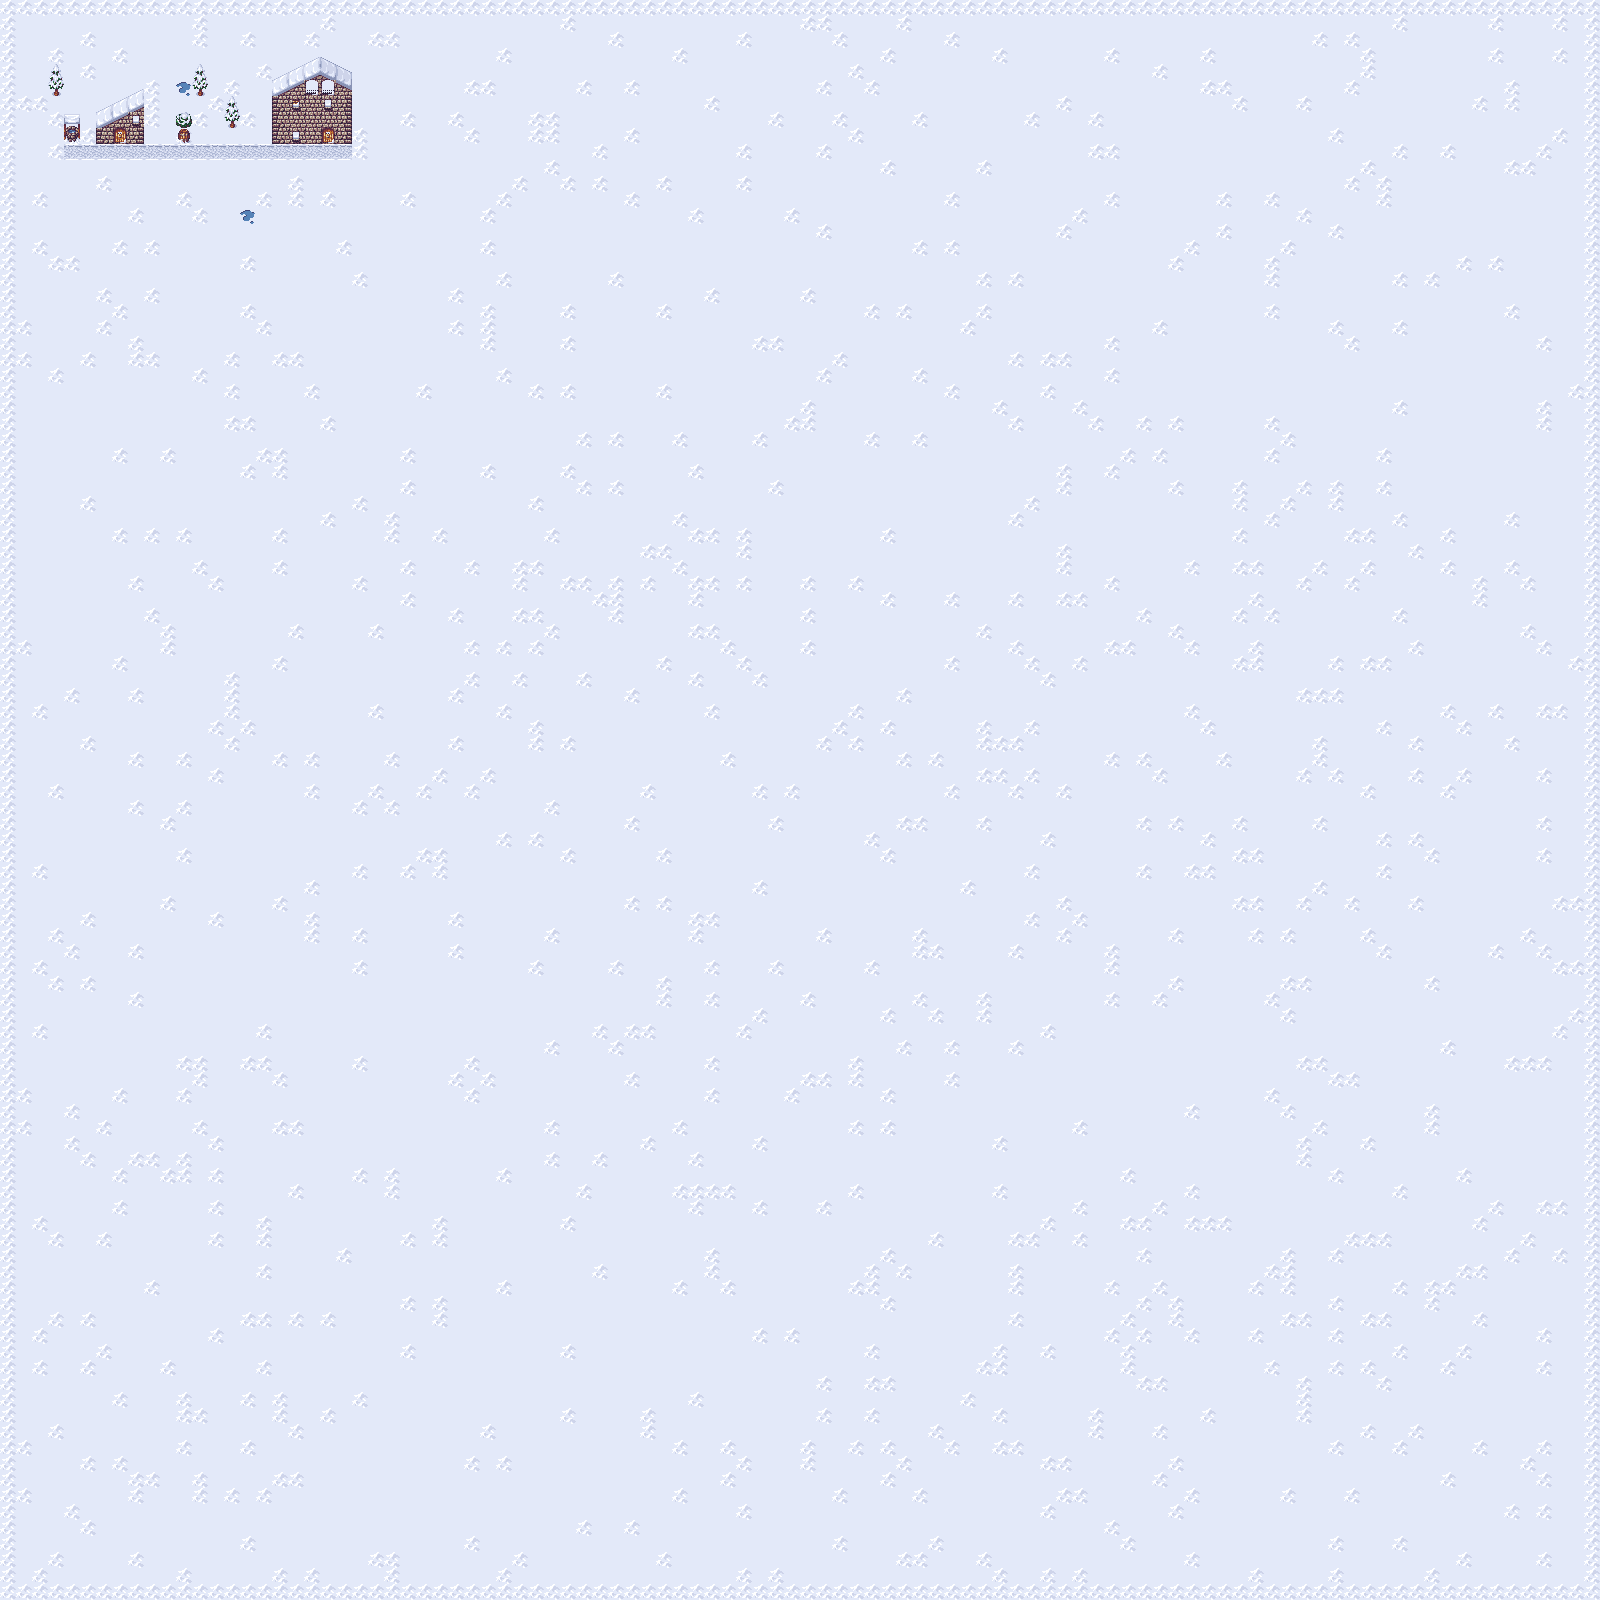

A 2D game scene composited from a Tiled map and its tileset images. What follows is a short description and the map's XML, with each tile layer's data collapsed to a summary:
An orthogonal 100x100 tile map with 16x16 px tiles, 4 tile layers (bgr_00, bgr_01, col_00, fgr_00), 2 tilesets and 7 objects (2x Sign, 2x Door, 2x LoadingZone, PlayerCreate).

<map version="1.0" orientation="orthogonal" renderorder="right-up" width="100" height="100" tilewidth="16" tileheight="16" nextobjectid="13">
 <tileset firstgid="1" name="snowy" tilewidth="16" tileheight="16" tilecount="30" columns="10">
  <image source="tilesets/snowtiles.gif" trans="000000" width="160" height="48" />
  <tile id="11" probability="0.1" />
 </tileset>
 <tileset firstgid="31" name="city" tilewidth="16" tileheight="16" tilecount="440" columns="20">
  <image source="tilesets/town_forest_tiles.png" trans="000000" width="320" height="352" />
 </tileset>
 <layer name="bgr_00" width="100" height="100">
  <data>[10000 cells, 10000 non-empty, 2 distinct tile ids]</data>
 </layer>
 <layer name="bgr_01" width="100" height="100">
  <data>[10000 cells, 36 non-empty, 4 distinct tile ids]</data>
 </layer>
 <layer name="col_00" width="100" height="100">
  <data>[10000 cells, 17 non-empty, 8 distinct tile ids]</data>
 </layer>
 <layer name="fgr_00" width="100" height="100">
  <data>[10000 cells, 28 non-empty, 16 distinct tile ids]</data>
 </layer>
 <objectgroup name="objects">
  <object id="2" name="PlayerCreate" type="PlayerCreate" x="64" y="144" width="16" height="16">
   <properties>
    <property name="path" value="tilesets/characters/rpgsprites1/warrior_enh_m.png" />
    <property name="rowDown" type="int" value="2" />
    <property name="rowLeft" type="int" value="3" />
    <property name="rowPullDown" type="int" value="6" />
    <property name="rowPullLeft" type="int" value="7" />
    <property name="rowPullRight" type="int" value="5" />
    <property name="rowPullUp" type="int" value="4" />
    <property name="rowRight" type="int" value="1" />
    <property name="rowUp" type="int" value="0" />
    <property name="tileHeight" type="int" value="36" />
    <property name="tileWidth" type="int" value="32" />
   </properties>
  </object>
  <object id="3" name="DirectionsSign" type="Sign" x="144" y="128" width="16" height="16">
   <properties>
    <property name="path" value="tilesets/Signs/Sign5.png" />
    <property name="text" value="1. Dezember" />
   </properties>
  </object>
  <object id="4" name="DirectionsSign" type="Sign" x="256" y="128" width="16" height="16">
   <properties>
    <property name="path" value="tilesets/Signs/Sign5.png" />
    <property name="text" value="2. Dezember" />
   </properties>
  </object>
  <object id="7" name="Door" type="Door" x="112" y="128" width="16" height="16">
   <properties>
    <property name="openFrom" type="int" value="1" />
   </properties>
  </object>
  <object id="8" name="Door" type="Door" x="320" y="128" width="16" height="16">
   <properties>
    <property name="openFrom" type="int" value="2" />
   </properties>
  </object>
  <object id="11" name="Entry_1" type="LoadingZone" x="112" y="128" width="16" height="16">
   <properties>
    <property name="nextMap" value="1.tmx" />
   </properties>
  </object>
  <object id="12" name="Entry_2" type="LoadingZone" x="320" y="128" width="16" height="16">
   <properties>
    <property name="nextMap" value="2.tmx" />
   </properties>
  </object>
 </objectgroup>
</map>
